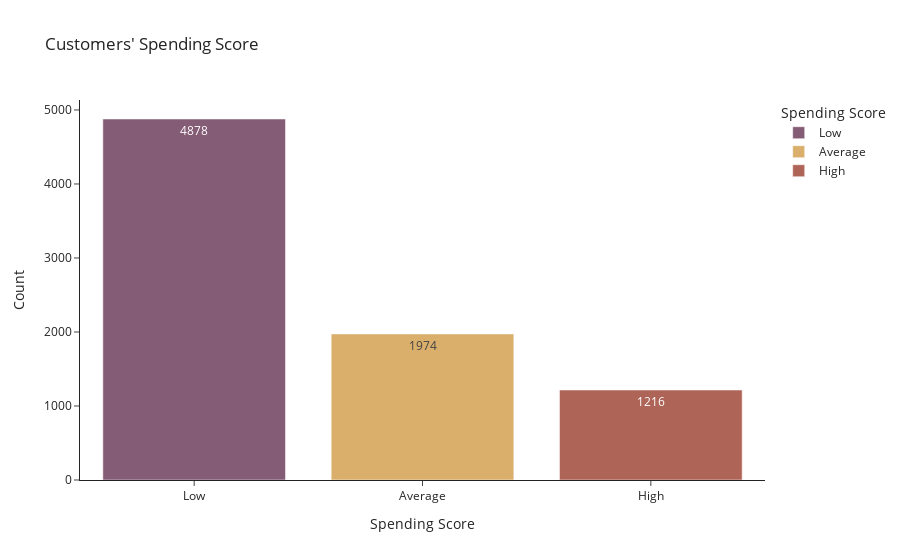

The code cell stored with this chart in its notebook:
### Code cell
group_spending = data_train['Spending_Score'].value_counts().reset_index(name = 'count')

fig_spending = px.bar(group_spending, x = 'Spending_Score', y = 'count',
                         title = "Customers' Spending Score",
                         labels = {'count': 'Count', 'Spending_Score': 'Spending Score'},
                         color = 'Spending_Score',
                         text = 'count',
                         text_auto=True,
                         color_discrete_sequence=px.colors.qualitative.Antique,
                         template = 'simple_white')

fig_spending.show()

### Figure 1 — Plotly figure (JSON) as saved in the notebook; plotly's stock layout.template omitted (floating-point values rounded to 4 significant figures)
{"data": [{"alignmentgroup": "True", "hovertemplate": "Spending Score=%{x}<br>Count=%{text}<extra></extra>", "legendgroup": "Low", "marker": {"color": "rgb(133, 92, 117)", "pattern": {"shape": ""}}, "name": "Low", "offsetgroup": "Low", "orientation": "v", "showlegend": true, "text": [4878], "textposition": "auto", "texttemplate": "%{y}", "type": "bar", "x": ["Low"], "xaxis": "x", "y": [4878], "yaxis": "y"}, {"alignmentgroup": "True", "hovertemplate": "Spending Score=%{x}<br>Count=%{text}<extra></extra>", "legendgroup": "Average", "marker": {"color": "rgb(217, 175, 107)", "pattern": {"shape": ""}}, "name": "Average", "offsetgroup": "Average", "orientation": "v", "showlegend": true, "text": [1974], "textposition": "auto", "texttemplate": "%{y}", "type": "bar", "x": ["Average"], "xaxis": "x", "y": [1974], "yaxis": "y"}, {"alignmentgroup": "True", "hovertemplate": "Spending Score=%{x}<br>Count=%{text}<extra></extra>", "legendgroup": "High", "marker": {"color": "rgb(175, 100, 88)", "pattern": {"shape": ""}}, "name": "High", "offsetgroup": "High", "orientation": "v", "showlegend": true, "text": [1216], "textposition": "auto", "texttemplate": "%{y}", "type": "bar", "x": ["High"], "xaxis": "x", "y": [1216], "yaxis": "y"}], "layout": {"barmode": "relative", "legend": {"title": {"text": "Spending Score"}, "tracegroupgap": 0}, "title": {"text": "Customers' Spending Score"}, "xaxis": {"anchor": "y", "categoryarray": ["Low", "Average", "High"], "categoryorder": "array", "domain": [0, 1], "title": {"text": "Spending Score"}}, "yaxis": {"anchor": "x", "domain": [0, 1], "title": {"text": "Count"}}}}
